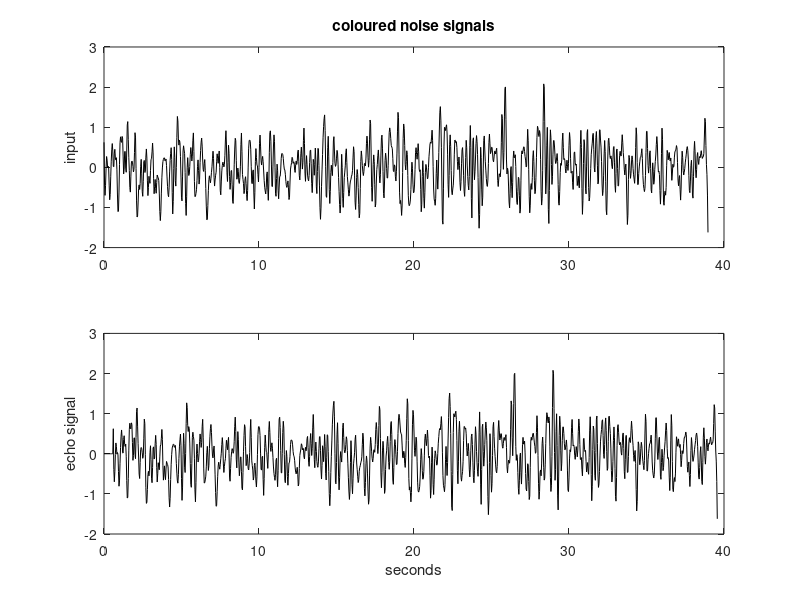

Reproduce this figure in MATLAB.
% coloured noise and echo

Td=0.6; %time delay in seconds

%input signal
fs=30; %sampling frequency in Hz
tiv=1/fs; %time interval between samples;
tu=0:tiv:(39-tiv); %time intervals set (39 seconds)
Nu=length(tu); %number of data points
u=randn(Nu,1); %random input signal data set

[fnum,fden]=butter(2,0.4); %low-pass filter
ur=filtfilt(fnum,fden,u); %noise filtering

%echo signal
NTd=Td*fs; %number of samples along Td
Ny=Nu+NTd; 
yr=zeros(1,Ny);
yr((NTd+1):Ny)=ur(1:Nu); %y is u delayed Td seconds
ty=0:tiv:(39+Td-tiv); %time intervals set (39+Td seconds)

%signal adding
z=ur+(0.7*yr(1:Nu))';

subplot(2,1,1)
plot(tu,ur,'k'); %plots input signal
title('coloured noise signals'); ylabel('input');

subplot(2,1,2)
plot(ty,yr,'k'); %plots echo signal
ylabel('echo signal'); xlabel('seconds');
